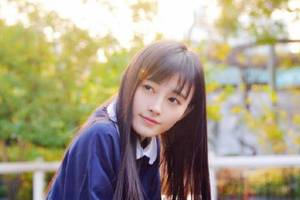
#> input picture 代码/1. OpenCV中的GUI特性/1. OpenCV中的GUI特性/images/u=2423156162,3851369683&fm=26&gp=0.jpg, 300 x 200 px
$ python '总结.py'
#> lines starting #> are read from the running program, lines starting #| are printed output that depends on the picture
import cv2

img = cv2.imread('../images/u=2423156162,3851369683&fm=26&gp=0.jpg', 0)
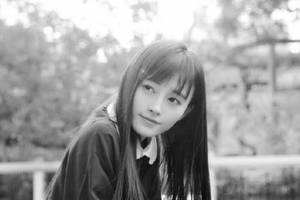
#> img: shape (200, 300); min 0, max 255, mean 158.2
cv2.imshow('image', img)
k = cv2.waitKey(0)
#> (key Esc is pressed here)
if k == 27:  # 如果按下ESC按键退出不保存
    cv2.destroyAllWindows()
elif k == ord('s'):  # 按下’s’键保存后退出
    cv2.imwrite('jubaobao.jpg', img)
    cv2.destroyAllWindows()

$ run again, with 代码/1. OpenCV中的GUI特性/1. OpenCV中的GUI特性/images/u=2040525207,1848335555&fm=26&gp=0.jpg copied over 代码/1. OpenCV中的GUI特性/1. OpenCV中的GUI特性/images/u=2423156162,3851369683&fm=26&gp=0.jpg
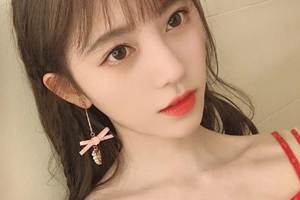
#> input picture 代码/1. OpenCV中的GUI特性/1. OpenCV中的GUI特性/images/u=2040525207,1848335555&fm=26&gp=0.jpg, 300 x 200 px
#> `img = cv2.imread('../images/u=2423156162,3851369683&fm=26&gp=0.jpg', 0)`:
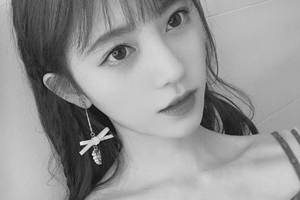
#> img: shape (200, 300); min 0, max 255, mean 149.4

$ run again, with 代码/1. OpenCV中的GUI特性/1. OpenCV中的GUI特性/images/u=3322576796,3310765992&fm=11&gp=0.jpg copied over 代码/1. OpenCV中的GUI特性/1. OpenCV中的GUI特性/images/u=2423156162,3851369683&fm=26&gp=0.jpg
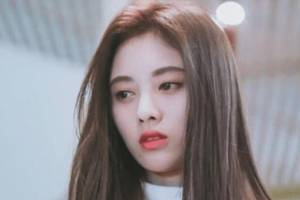
#> input picture 代码/1. OpenCV中的GUI特性/1. OpenCV中的GUI特性/images/u=3322576796,3310765992&fm=11&gp=0.jpg, 300 x 200 px
#> `img = cv2.imread('../images/u=2423156162,3851369683&fm=26&gp=0.jpg', 0)`:
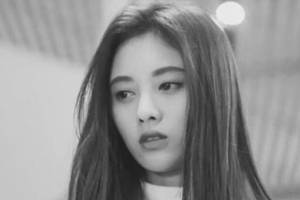
#> img: shape (200, 300); min 26, max 240, mean 143

$ run again, with 代码/1. OpenCV中的GUI特性/1. OpenCV中的GUI特性/images/u=3472372044,2573289519&fm=11&gp=0.jpg copied over 代码/1. OpenCV中的GUI特性/1. OpenCV中的GUI特性/images/u=2423156162,3851369683&fm=26&gp=0.jpg
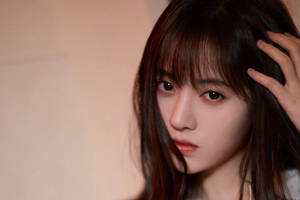
#> input picture 代码/1. OpenCV中的GUI特性/1. OpenCV中的GUI特性/images/u=3472372044,2573289519&fm=11&gp=0.jpg, 300 x 200 px
#> `img = cv2.imread('../images/u=2423156162,3851369683&fm=26&gp=0.jpg', 0)`:
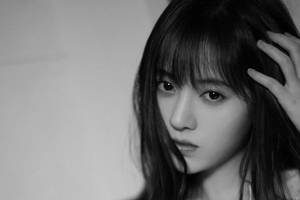
#> img: shape (200, 300); min 0, max 198, mean 112.3
